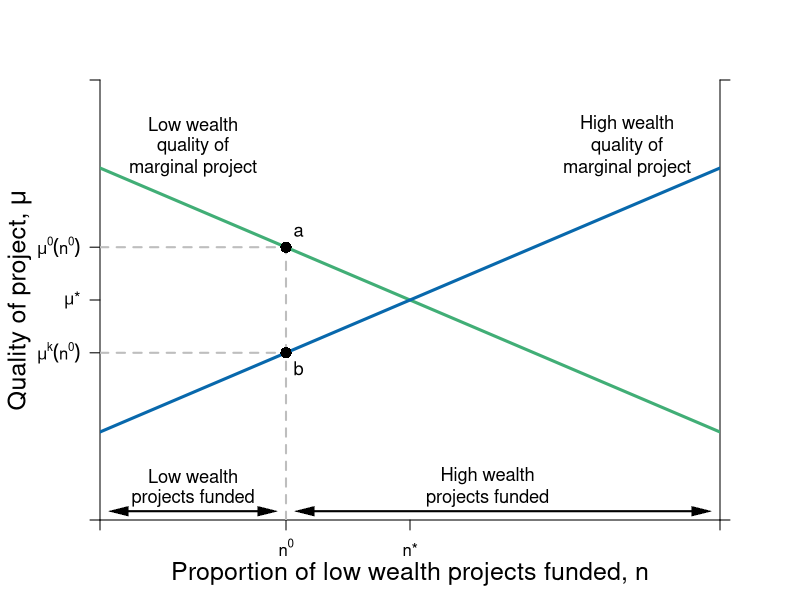

The R script that drew this image:
#Graph Designer: Simon Halliday
#Authors: Bowles, Foley and Halliday
#Title: Coordination, Conflict and Competition: A Text in Microeconomics

library(shape)
pdf(file = "credit/wealth_project_quality.pdf", width = 8, height = 6)

#Set parameters for graphics
axislabelsize <- 1.5
labelsize <- 1.1
graphlinewidth <- 3
segmentlinewidth <- 2

COL <- c("#7fc97f", "#beaed4", "#fdc086", "#ffff99", "#386cb0", "#f0027f", "#bf5b17", "#666666")
COLA <- c("#e0f3db", "#99d8c9","#66c2a4","#41ae76", "#238b45", "#005824")
COLB <- c("#c6dbef", "#4eb3d3", "#2b8cbe", "#0868ac","#084081")

#Edited the margins to cater for the larger LHS labels
par(mar =  c(4, 5, 4, 4))

LWealthQ <- function(n, int = 8, slope = 6) {
  int - slope*n
}

HWealthQ <- function(n, int = 2, slope = 6) {
  int + slope*n
}

xlims <- c(0, 1)
ylims <- c(0, 10)

npts <- 501 
d1 <- seq(xlims[1], xlims[2], length.out = npts)
f1 <- seq(ylims[1], ylims[2], length.out = npts) 
a <- c(0.0625)

plot(0, 0, xlim = xlims, ylim = ylims, type = "n",
     xlab = expression(paste("")),
     ylab = expression(paste("")), 
     xaxt = "n", 
     yaxt = "n", 
     cex.lab = axislabelsize, 
     bty = "n", 
     xaxs="i", 
     yaxs="i"
)


# ticksy <- seq(from = 0, to = ylims[2], by = 0.1)
# ylabels <- seq(from = 0, to = ylims[2], by = 0.1)
# ticksx <- seq(from = 0, to = xlims[2], by = 0.1)
# xlabels <- seq(from = 0, to = xlims[2], by = 0.1)
ticksy <- c(ylims[1], HWealthQ(n = 0.3), 5, LWealthQ(n = 0.3), ylims[2])
ylabels <- c(NA, expression(paste(mu^k*(n^0))), expression(paste(mu,"*")), expression(paste(mu^0*(n^0))), NA)
ticksx <- c(xlims[1], 0.3, 0.5, xlims[2])
xlabels <- c(NA, expression(paste(n^{0})),expression(paste(n,"*")), NA)
ticksy2 <- c(ylims[1], ylims[2])
ylabels2 <- c(NA, NA)

axis(1, at = ticksx, pos = 0, labels = xlabels)
axis(2, at = ticksy, pos = 0, labels = ylabels, las = 1)
axis(4, at = ticksy2, pos = 1, labels = ylabels2, las = 1)

npts <- 503 
xx1 <- seq(xlims[1], xlims[2], length.out = npts)

#Draw the graphs
lines(xx1, LWealthQ(xx1), col = COLA[4], lwd = graphlinewidth)
lines(xx1, HWealthQ(xx1), col = COLB[4], lwd = graphlinewidth)
#lines(xx1, brfFn(xx1), col = COLA[4], lwd = graphlinewidth)
#lines(xx1, isoreturnFn(xx1, pi = 0.35), col = COLB[4], lwd = graphlinewidth)
#lines(xx1, isoreturnFn(xx1, pi = 0.375), col = COLB[4], lwd = graphlinewidth)
#lines(xx1, isoreturnFn(xx1, pi = 0.5), col = COLB[4], lwd = graphlinewidth)


#Axis labels
mtext(expression(paste("Proportion of low wealth projects funded, ", n)), side = 1, line = 2.5, cex = axislabelsize)
text(-0.13, 0.5*(ylims[2]), expression(paste("Quality of project, ", mu)), xpd = TRUE, cex = axislabelsize, srt = 90) 


segments(0.3, 0, 0.3, LWealthQ(n = 0.3), lty = 2, col = "gray" , lwd = segmentlinewidth)
segments(0, LWealthQ(n = 0.3), 0.3, LWealthQ(n = 0.3), lty = 2, col = "gray" , lwd = segmentlinewidth)
points(0.3, LWealthQ(n = 0.3), pch = 16, col = "black", cex = 1.5)
text(0.3 + 0.02, LWealthQ(n = 0.3) + 0.35, expression(paste(a)), cex = labelsize)
segments(0, HWealthQ(n = 0.3), 0.3, HWealthQ(n = 0.3), lty = 2, col = "gray" , lwd = segmentlinewidth)
points(0.3, HWealthQ(n = 0.3), pch = 16, col = "black", cex = 1.5)
text(0.3 + 0.02, HWealthQ(n = 0.3) - 0.35, expression(paste(b)), cex = labelsize)

# 
# 
# 
# segments(1.5, 0, 1.5, brfFn(delta = 1.5, k = 0.666), lty = 2, col = "gray" , lwd = segmentlinewidth)
# points(1.5, brfFn(1.5, k = 0.666), pch = 16, col = "black", cex = 1.5)
# text(1.5 + 0.04, brfFn(1.5, k = 0.666) - 0.03, expression(paste(b)), cex = labelsize)
# 
# segments(1, 0, 1, brfFn(delta = 1, k = 0.5), lty = 2, col = "gray" , lwd = segmentlinewidth)
# points(1, brfFn(1, k = 0.5), pch = 16, col = "black", cex = 1.5)
# text(1, brfFn(1, k = 0.5) + 0.04, expression(paste(n)), cex = labelsize)
# 
# segments(0.64, 0, 0.64, brfFn(delta = 0.64, k = 0.666), lty = 2, col = "gray" , lwd = segmentlinewidth)
# points(0.64, brfFn(0.64, k = 0.666), pch = 16, col = "black", cex = 1.5)
# text(0.64 + 0.04, brfFn(0.64, k = 0.666) - 0.03, expression(paste(a)), cex = labelsize)


# 
# segments(8, 0, 8,indiffA(x = 8)  , lty = 2, col = "gray" , lwd = segmentlinewidth)
# segments(0, indiffA(x = 8) , 8,indiffA(x = 8)  , lty = 2, col = "gray" , lwd = segmentlinewidth)

#Annotate points (4,4),(2,8),(8,2) on feasibility frontier


# text(0.375+0.02, 0.6+0.03, expression(paste(b)), cex = labelsize)
# points(0.375, 0.6, pch = 16, col = "black", cex = 1.5)

#text(0.3, 1.01, expression(paste("Iso-expected income curves")), cex = labelsize)
#text(0.3, 0.95, expression(paste(y[1] == y^L)), cex = labelsize)
#text(0.3, 0.87, expression(paste(y == y^{NE})), cex = labelsize)
#text(0.3, 0.77, expression(paste(y[3] == y^H)), cex = labelsize)

# text(0.61, 0.98, expression(paste("Excluded borrower's BRF")), cex = labelsize)
# text(0.58, 0.93, expression(paste(f(delta, k < k^0))), cex = labelsize)
# 
# text(1.55, 0.98, expression(paste("Marginal borrower's BRF")), cex = labelsize)
# text(1.48, 0.93, expression(paste(f(delta, k == k^0))), cex = labelsize)
# 
# 
# text(1.75, 0.5, expression(paste("BRF for borrower")), cex = labelsize)
# text(1.75, 0.45, expression(paste("with more than")), cex = labelsize)
# text(1.75, 0.4, expression(paste("minimum collateral")), cex = labelsize)
# text(1.75, 0.35, expression(paste(f(delta, k > k^0))), cex = labelsize)
# Arrows(1.75, 0.53, 1.75, 0.77, col = "black", lty = 1, lwd = 2, arr.type = "triangle", arr.lwd = 0.5)
# 
# text(0.8, 0.43, expression(paste(pi > 1 + rho)), cex = labelsize)
# 
# text(0.3, 0.35, expression(paste("Zero profit")), cex = labelsize)
# text(0.3, 0.3, expression(paste("condition")), cex = labelsize)
# text(0.3, 0.35, expression(paste(pi == 1 + rho)), cex = labelsize)

#text(0.62, 0.9, expression(paste(f == frac(1,2) + frac(delta, 2*mu))), cex = labelsize)

# text(0.62, 0.4, expression(paste("A's participation")), cex = labelsize)
# text(0.62, 0.35, expression(paste("constraint")), cex = labelsize)
# text(0.62, 0.35, expression(paste(f == frac(delta, mu))), cex = labelsize)



# text(0.88, 0.6, expression(paste("P's iso-profit curve")), cex = labelsize)
# text(0.88, 0.55, expression(paste(pi == pi^{NE})), cex = labelsize)
# Arrows(0.88, 0.63, 0.88, 0.82, col = "black", lty = 1, lwd = 2, arr.type = "triangle", arr.lwd = 0.5)

# text(0.3, 0.15, expression(paste("Pareto-improving")), cex = labelsize)
text(0.15, 1, expression(paste("Low wealth")), cex = labelsize)
text(0.15, 0.5, expression(paste("projects funded")), cex = labelsize)
Arrows(0.03, 0.2, 0.27, 0.2, col = "black", code = 3, lty = 1, lwd = 2, arr.type = "triangle", arr.lwd = 0.5)

text(0.625, 1, expression(paste("High wealth")), cex = labelsize)
text(0.625, 0.5, expression(paste("projects funded")), cex = labelsize)
Arrows(0.33, 0.2, 0.97, 0.2, col = "black", code = 3, lty = 1, lwd = 2, arr.type = "triangle", arr.lwd = 0.5)

text(0.15, 9, expression(paste("Low wealth")), cex = labelsize)
text(0.15, 8.5, expression(paste("quality of")), cex = labelsize)
text(0.15, 8, expression(paste("marginal project")), cex = labelsize)


text(0.85, 9, expression(paste("High wealth")), cex = labelsize)
text(0.85, 8.5, expression(paste("quality of")), cex = labelsize)
text(0.85, 8, expression(paste("marginal project")), cex = labelsize)


dev.off()
